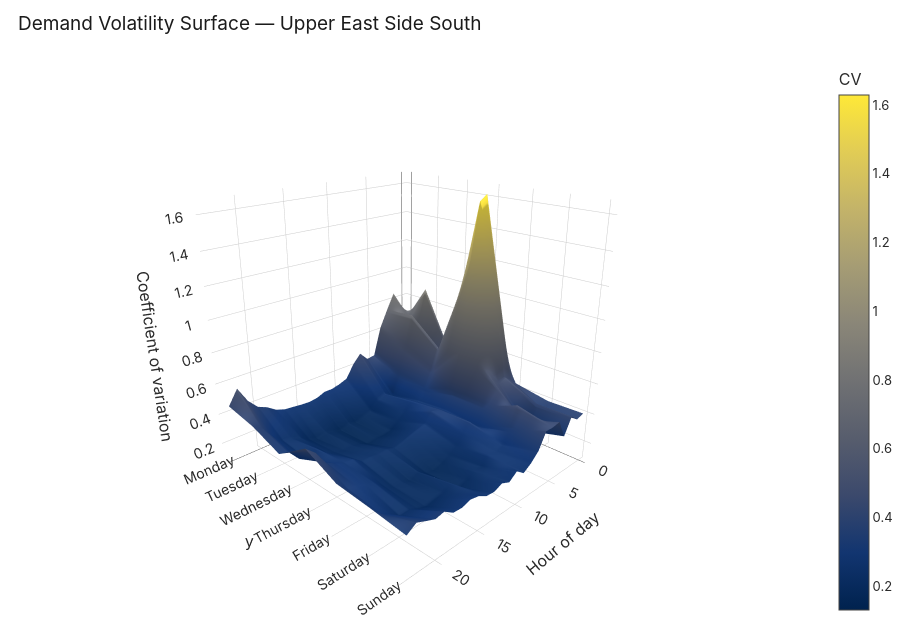

Notebook code cell kept with this figure:
### Code cell
#3D volatility surface for a single zone: CV by hour × weekday
ZONE = "Upper East Side South"   # swap for any zone 

# per (weekday, hour) mean, sd, and CV 
surface_sql = f"""
WITH calendar AS (SELECT DISTINCT trip_date FROM fact_demand),
zone_hours AS (
    SELECT DISTINCT pickup_zone_id, zone_name, trip_hour
    FROM fact_demand WHERE zone_name = '{ZONE}'
),
full_grid AS (
    SELECT zh.trip_hour, c.trip_date,
           DAYNAME(c.trip_date) AS day_of_week,
           COALESCE(f.trips, 0) AS trips
    FROM zone_hours zh
    CROSS JOIN calendar c
    LEFT JOIN fact_demand f
        ON f.pickup_zone_id = zh.pickup_zone_id
       AND f.trip_hour = zh.trip_hour
       AND f.trip_date = c.trip_date
)
SELECT day_of_week, trip_hour,
       STDDEV_SAMP(trips) / NULLIF(AVG(trips), 0) AS cv
FROM full_grid
GROUP BY day_of_week, trip_hour
"""
df = con.execute(surface_sql).df()

# reshape to a weekday × hour grid (same pivot + reindex pattern as the heatmap)
weekday_order = ["Monday", "Tuesday", "Wednesday", "Thursday",
                 "Friday", "Saturday", "Sunday"]
grid = (df.pivot(index="day_of_week", columns="trip_hour", values="cv")
          .reindex(weekday_order))

fig = go.Figure(go.Surface(
    z=grid.values,
    x=grid.columns,            # hours 0–23
    y=grid.index,              # Monday–Sunday
    colorscale=VOL_SCALE,
    colorbar=dict(title="CV"),
    hovertemplate="%{y} · %{x}:00<br>CV %{z:.2f}<extra></extra>",
))

fig.update_layout(
    title=f"Demand Volatility Surface — {ZONE}",
    height=620,
    margin=dict(l=0, r=0, t=60, b=0),
    scene=dict(
        xaxis_title="Hour of day",
        yaxis_title=None,
        zaxis_title="Coefficient of variation",
        camera=dict(eye=dict(x=1.6, y=1.6, z=0.9)),  # starting viewing angle
    ),
)

fig = save_fig(fig, "volatility_surface")
fig.show()

### Figure 1 — Plotly figure (JSON) as saved in the notebook; plotly's stock layout.template omitted (floating-point values rounded to 4 significant figures; data arrays with more than 128 entries replaced by an {"elided": "..."} marker saying what was removed)
{"data": [{"colorbar": {"title": {"text": "CV"}}, "colorscale": [[0, "#00224e"], [0.1111, "#123570"], [0.2222, "#3b496c"], [0.3333, "#575d6d"], [0.4444, "#707173"], [0.5556, "#8a8678"], [0.6667, "#a59c74"], [0.7778, "#c3b369"], [0.8889, "#e1cc55"], [1, "#fee838"]], "hovertemplate": "%{y} · %{x}:00<br>CV %{z:.2f}<extra></extra>", "type": "surface", "x": [0, 1, 2, 3, 4, 5, 6, 7, 8, 9, 10, 11, 12, 13, 14, 15, 16, 17, 18, 19, 20, 21, 22, 23], "y": ["Monday", "Tuesday", "Wednesday", "Thursday", "Friday", "Saturday", "Sunday"], "z": {"elided": "7x24 float values"}}], "layout": {"height": 620, "margin": {"b": 0, "l": 0, "r": 0, "t": 60}, "scene": {"camera": {"eye": {"x": 1.6, "y": 1.6, "z": 0.9}}, "xaxis": {"title": {"text": "Hour of day"}}, "yaxis": {"title": {}}, "zaxis": {"title": {"text": "Coefficient of variation"}}}, "title": {"text": "Demand Volatility Surface — Upper East Side South"}}}
